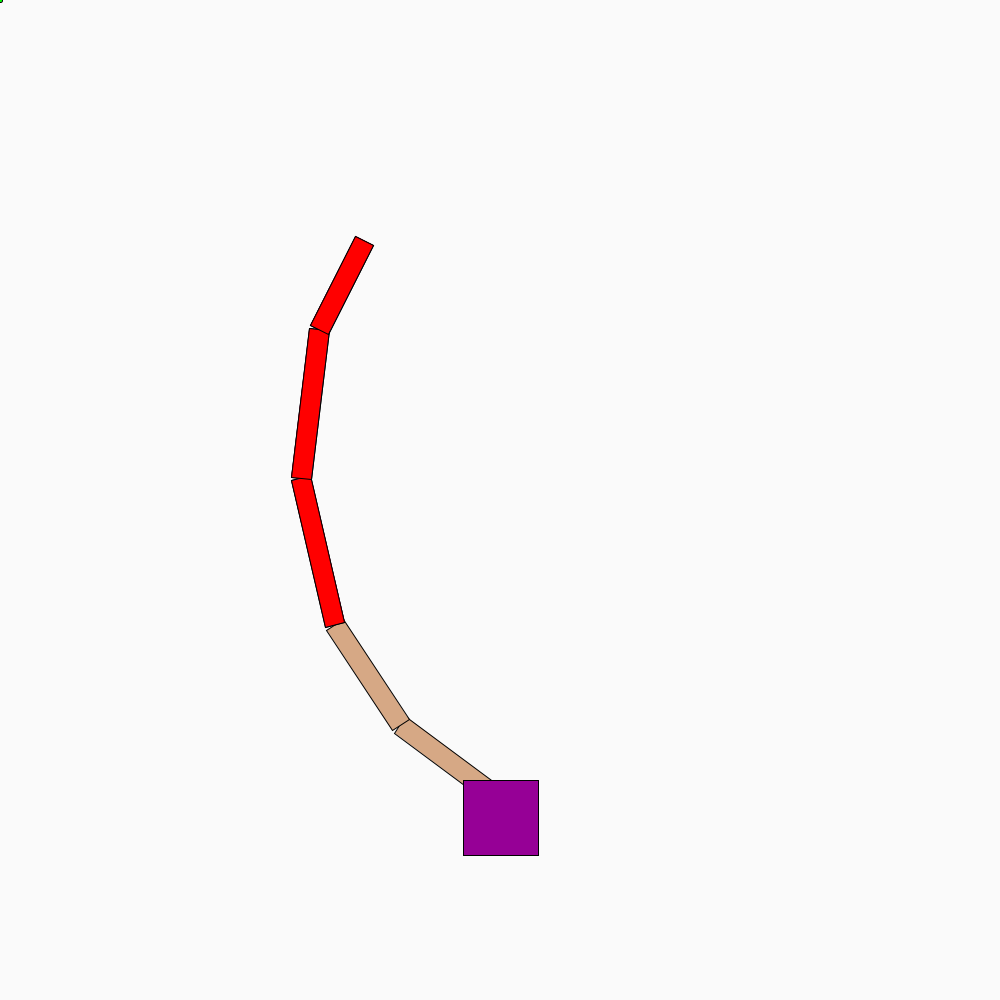
Frame 1 (no input)
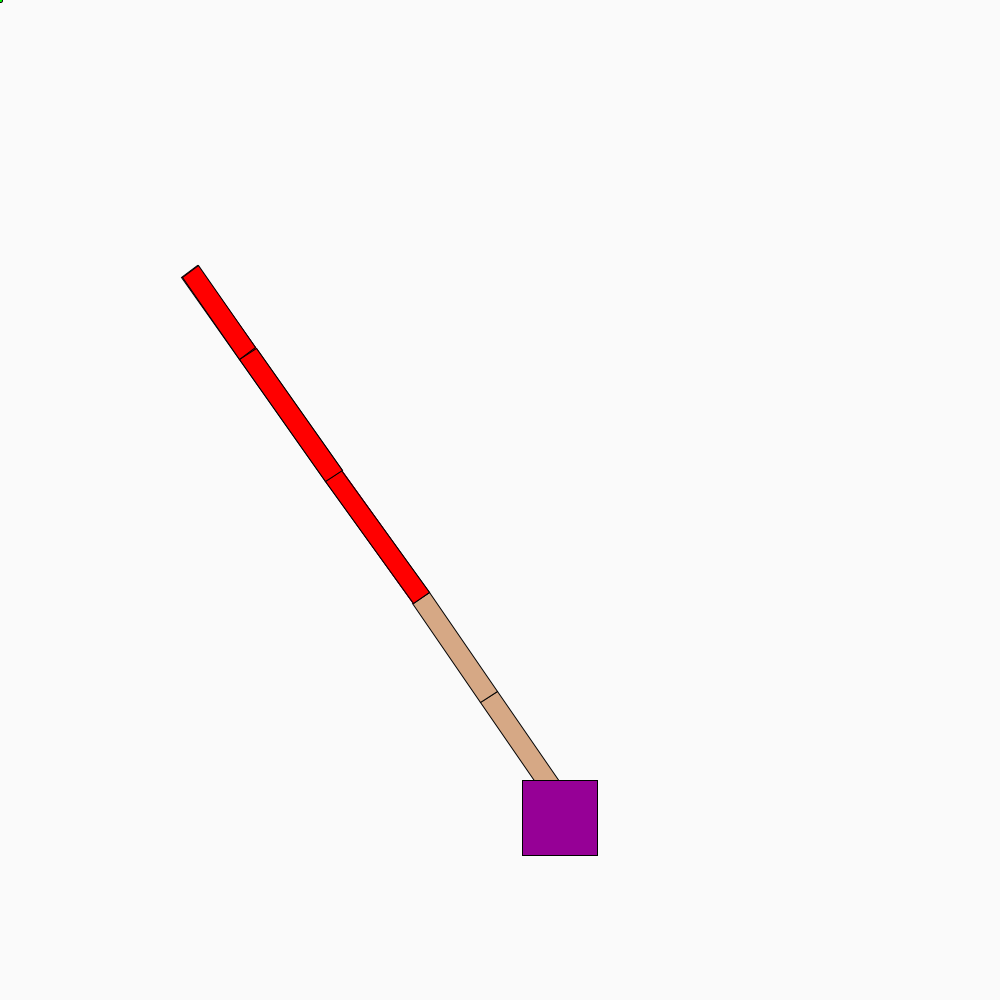
Frame 60 (the mouse pressed at the canvas centre just before this capture)
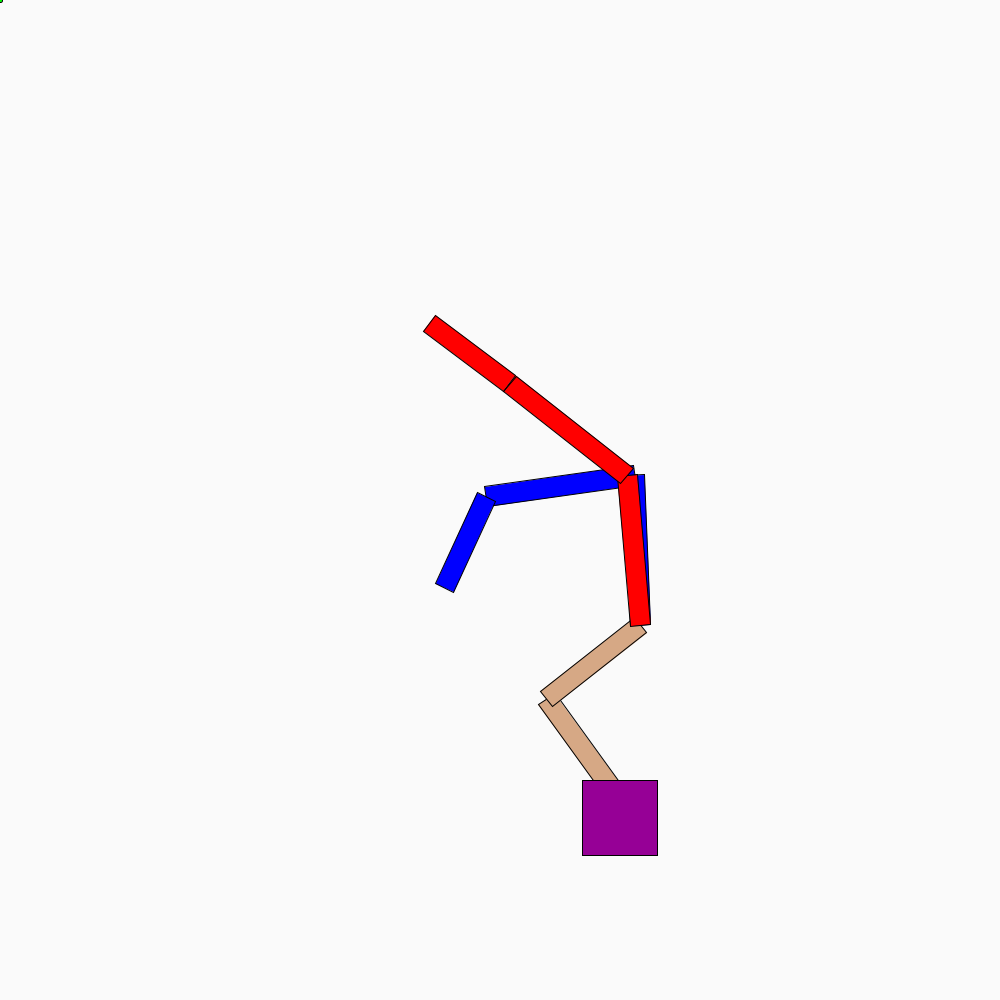
Frame 120 (the mouse held since frame 60 and released just before this capture)

The Processing sketch that drew these frames (run headless with seeded random() and noise(); from frame 60 on, the mouse is pressed at the canvas centre):

// Processing sketch: csci5611Project3MultiLink
// ── csci5611Project3MultiLink.pde
void setup(){
  size(1000,1000);
  surface.setTitle("Inverse Kinematics [CSCI 5611 Example]");
}

//Root
Vec2 root = new Vec2(500,800);


//******************************************

//SHARED BODY

//Lower Body
float b0 = 125; 
float a0 = 0.3; //Shoulder joint


//Upper Body
float b1 = 120;
float a1 = 0.3; //connecting joint

//******************************************

//LEFT LINKS

//left first link
float l1 = 150;
float leftAngle1 = 0.3; //left upper arm

//left second link
float l2 = 150;
float leftAngle2 = 0.3; //left lower arm


//left third link
float l3 = 100;
float leftAngle3 = 0.3; //left wrist

//******************************************

//RIGHT LINKS


//right first link
float r1 = 150;
float rightAngle1 = 0.3; //right upper arm


//right second link
float r2 = 150;
float rightAngle2 = 0.3; //right lower arm

//right third link
float r3 = 100;
float rightAngle3 = 0.3; //right wrist

Vec2 target = new Vec2(0,0);
float targetSpeed = 5;



Vec2 start_b1, start_b2, start_l1, start_l2, start_l3, start_r1, endPoint, endPoint2, start_r2, start_r3;

int dir = 1;
void solve(){
  
  if(root.x > 900){
    dir = -1;
  }
  else if(root.x < 100){
    dir = 1;
  }
    root.x += dir;
  
  Vec2 mover = new Vec2(0,0);
  if(leftPressed){mover = new Vec2(-targetSpeed, 0);}
  if(rightPressed){mover = new Vec2(targetSpeed, 0);}
  if(downPressed){mover = new Vec2(0, targetSpeed);}
  if(upPressed){mover = new Vec2(0, -targetSpeed);}
  
  target.add(mover);
  
  
  
  Vec2 goal = new Vec2(mouseX, mouseY);
  Vec2 goal2 = target;
  
  Vec2 startToGoal, startToEndEffector;
  float dotProd, angleDiff;
  
 
  
  fk(); //Update link positions with fk (e.g. end effector changed)
  
  
  //************************************************************
  
  //RIGHT ARM
  
  //THIRD RIGHT LINK
  startToGoal = goal2.minus(start_r3);
  startToEndEffector = endPoint2.minus(start_r3);
  dotProd = dot(startToGoal.normalized(),startToEndEffector.normalized());
  dotProd = clamp(dotProd,-1,1);
  angleDiff = acos(dotProd);
  
  if(angleDiff > 0.05){angleDiff = 0.05;}
  if(angleDiff < -0.05){angleDiff = -0.05;}
  
  if (cross(startToGoal,startToEndEffector) < 0)
    rightAngle3 += angleDiff;
  else
    rightAngle3 -= angleDiff;
  /*TODO: Wrist joint limits here*/
  if(rightAngle3 > 1){rightAngle3 = 1;}
  if(rightAngle3 < -1){rightAngle3 = -1;}
  fk();
  
  //SECOND RIGHT LINK
  startToGoal = goal2.minus(start_r2);
  startToEndEffector = endPoint2.minus(start_r2);
  dotProd = dot(startToGoal.normalized(),startToEndEffector.normalized());
  dotProd = clamp(dotProd,-1,1);
  angleDiff = acos(dotProd);
  
  if(angleDiff > 0.05){angleDiff = 0.05;}
  if(angleDiff < -0.05){angleDiff = -0.05;}
  
  if (cross(startToGoal,startToEndEffector) < 0)
    rightAngle2 += angleDiff;
  else
    rightAngle2 -= angleDiff;
  /*TODO: Wrist joint limits here*/
  if(rightAngle2 > 1){rightAngle2 = 1;}
  if(rightAngle2 < -1){rightAngle2 = -1;}
  fk();
  
  
  //FIRST RIGHT LINK
  startToGoal = goal2.minus(start_b2);
  startToEndEffector = endPoint2.minus(start_b2);
  dotProd = dot(startToGoal.normalized(),startToEndEffector.normalized());
  dotProd = clamp(dotProd,-1,1);
  angleDiff = acos(dotProd);
  
  if(angleDiff > 0.05){angleDiff = 0.05;}
  if(angleDiff < -0.05){angleDiff = -0.05;}
  
  if (cross(startToGoal,startToEndEffector) < 0)
    rightAngle1 += angleDiff;
  else
    rightAngle1 -= angleDiff;
  /*TODO: Wrist joint limits here*/
  if(rightAngle1 > 1){rightAngle1 = 1;}
  if(rightAngle1 < -1){rightAngle1 = -1;}
  fk();
  
  //************************************************************
  
  ////LEFT ARM
  
  //THIRD LEFT LINK
  startToGoal = goal.minus(start_l3);
  startToEndEffector = endPoint.minus(start_l3);
  dotProd = dot(startToGoal.normalized(),startToEndEffector.normalized());
  dotProd = clamp(dotProd,-1,1);
  angleDiff = acos(dotProd);
  
  if(angleDiff > 0.05){angleDiff = 0.05;}
  if(angleDiff < -0.05){angleDiff = -0.05;}
  
  
  if (cross(startToGoal,startToEndEffector) < 0)
    leftAngle3 += angleDiff;
  else
    leftAngle3 -= angleDiff;
  /*TODO: Wrist joint limits here*/
  if(leftAngle3 > 1){leftAngle3 = 1;}
  if(leftAngle3 < -1){leftAngle3 = -1;}
  
  fk();
  
  
  //SECOND LEFT LINK
  startToGoal = goal.minus(start_l2);
  startToEndEffector = endPoint.minus(start_l2);
  dotProd = dot(startToGoal.normalized(),startToEndEffector.normalized());
  dotProd = clamp(dotProd,-1,1);
  angleDiff = acos(dotProd);
  
  if(angleDiff > 0.05){angleDiff = 0.05;}
  if(angleDiff < -0.05){angleDiff = -0.05;}
  
  if (cross(startToGoal,startToEndEffector) < 0)
    leftAngle2 += angleDiff;
  else
    leftAngle2 -= angleDiff;
  /*TODO: Wrist joint limits here*/
  if(leftAngle2 > 1){leftAngle2 = 1;}
  if(leftAngle2 < -1){leftAngle1 = -1;}
  
  fk();
  
  //FIRST LEFT LINK
  startToGoal = goal.minus(start_b2);
  startToEndEffector = endPoint.minus(start_b2);
  dotProd = dot(startToGoal.normalized(),startToEndEffector.normalized());
  dotProd = clamp(dotProd,-1,1);
  angleDiff = acos(dotProd);
  
  if(angleDiff > 0.05){angleDiff = 0.05;}
  if(angleDiff < -0.05){angleDiff = -0.05;}
  
  if (cross(startToGoal,startToEndEffector) < 0)
    leftAngle1 += angleDiff;
  else
    leftAngle1 -= angleDiff;
  /*TODO: Wrist joint limits here*/
  if(leftAngle1 > 1){leftAngle1 = 1;}
  if(leftAngle1 < -1){leftAngle1 = -1;}
  
  fk();
  
  
  //************************************************************
  //MAIN BODY
  
  
  //Middle Connector
  if(start_b1.distanceTo(goal) < start_b1.distanceTo(goal2)){
    startToGoal = goal.minus(start_b1);
    startToEndEffector = endPoint.minus(start_b1);
  }
  else{
    startToGoal = goal2.minus(start_b1);
    startToEndEffector = endPoint2.minus(start_b1);
  }
  
  
  
  dotProd = dot(startToGoal.normalized(),startToEndEffector.normalized());
  dotProd = clamp(dotProd,-1,1);
  angleDiff = acos(dotProd);
  
  if(angleDiff > 0.05){angleDiff = 0.05;}
  if(angleDiff < -0.05){angleDiff = -0.05;}
  
  if (cross(startToGoal,startToEndEffector) < 0)
    a1 += angleDiff;
  else
    a1 -= angleDiff;
  fk(); //Update link positions with fk (e.g. end effector changed)
  
  
  
  //root to middle connector
  startToGoal = goal.minus(root);
  if (startToGoal.length() < .0001) return;
  startToEndEffector = endPoint2.minus(root);
  dotProd = dot(startToGoal.normalized(),startToEndEffector.normalized());
  dotProd = clamp(dotProd,-1,1);
  angleDiff = acos(dotProd);
  if (cross(startToGoal,startToEndEffector) < 0)
    a0 += angleDiff;
  else
    a0 -= angleDiff;
    
  if(a0 > -0.7){a0 = -0.7;}
  if(a0 < -2.5){a0 = -2.5;}
  
  
  fk(); //Update link positions with fk (e.g. end effector changed)
 
  println("Angle 0:",a0,"Angle 1:",a1,"Angle 2:",leftAngle1, "Angle 3:", rightAngle1, "Angle 4:", rightAngle2);
}











void fk(){
  
  
  start_b1 = new Vec2(cos(a0)*b0,sin(a0)*b0).plus(root);
  start_b2 = new Vec2(cos(a0+a1)*b1,sin(a0+a1)*b1).plus(start_b1);

  //start_l1 = new Vec2(cos(a0+a1)*b1,sin(a0+a1)*b1).plus(start_b1);
  start_l2 = new Vec2(cos(a0+a1+leftAngle1)*l1,sin(a0+a1+leftAngle1)*l1).plus(start_b2);
  start_l3 = new Vec2(cos(a0+a1+leftAngle1+leftAngle2)*l2,sin(a0+a1+leftAngle1+leftAngle2)*l2).plus(start_l2);
  
  
  //start_r1 = new Vec2(cos(a0+a1)*b1,sin(a0+a1)*b1).plus(start_b1);
  
  start_r2 = new Vec2(cos(a0+a1+rightAngle1)*r1,sin(a0+a1+rightAngle1)*r1).plus(start_b2);
  
  start_r3 = new Vec2(cos(a0+a1+rightAngle1+rightAngle2)*r2,sin(a0+a1+rightAngle1+rightAngle2)*r2).plus(start_r2);
  
  endPoint = new Vec2(cos(a0+a1+leftAngle1+leftAngle2+leftAngle3)*l3,sin(a0+a1+leftAngle1+leftAngle2)*l3).plus(start_l3);
  
  endPoint2 = new Vec2(cos(a0+a1+rightAngle1+rightAngle2+rightAngle3)*r3,sin(a0+a1+rightAngle1+rightAngle2+rightAngle3)*r3).plus(start_r3);
  
}


boolean leftPressed, rightPressed, upPressed, downPressed, shiftPressed, paused;
void keyPressed(){
  if (keyCode == LEFT) leftPressed = true;
  if (keyCode == RIGHT) rightPressed = true;
  if (keyCode == UP) upPressed = true; 
  if (keyCode == DOWN) downPressed = true;
  if (keyCode == SHIFT) shiftPressed = true;
  if (key == ' ') paused = !paused;
}

void keyReleased(){
  if (key == 'r'){
    println("Reseting the System");
  }
  if (keyCode == LEFT) leftPressed = false;
  if (keyCode == RIGHT) rightPressed = false;
  if (keyCode == UP) upPressed = false; 
  if (keyCode == DOWN) downPressed = false;
  if (keyCode == SHIFT) shiftPressed = false;
}











float armW = 20;
void draw(){
  fk();
  solve();
  
  background(250,250,250);
  
  


  fill(214,168,133);
  pushMatrix();
  translate(root.x,root.y);
  rotate(a0);
  rect(0, -armW/2, b0, armW);
  popMatrix();
  
  fill(150, 0, 150);
  pushMatrix();
  translate(root.x, root.y);
  rect(-37.5, -20, 75, 75);
  popMatrix();
  
  fill(214,168,133);
  
  
  pushMatrix();
  translate(start_b1.x,start_b1.y);
  rotate(a0+a1);
  rect(0, -armW/2, b1, armW);
  popMatrix();
  
  
  fill(0,0,255);
  
  pushMatrix();
  translate(start_b2.x,start_b2.y);
  rotate(a0+a1+leftAngle1);
  rect(0, -armW/2, l1, armW);
  popMatrix();
  
  pushMatrix();
  translate(start_l2.x,start_l2.y);
  rotate(a0+a1+leftAngle1+leftAngle2);
  rect(0, -armW/2, l2, armW);
  popMatrix();
  
  
  pushMatrix();
  translate(start_l3.x,start_l3.y);
  rotate(a0+a1+leftAngle1+leftAngle2+leftAngle3);
  rect(0, -armW/2, l3, armW);
  popMatrix();
  
  
  fill(255,0,0);
  
  pushMatrix();
  translate(start_b2.x,start_b2.y);
  rotate(a0+a1+rightAngle1);
  rect(0, -armW/2, r1, armW);
  popMatrix();
  
  
  
  pushMatrix();
  translate(start_r2.x,start_r2.y);
  rotate(a0+a1+rightAngle1+rightAngle2);
  rect(0, -armW/2, r2, armW);
  popMatrix();
  
  pushMatrix();
  translate(start_r3.x,start_r3.y);
  rotate(a0+a1+rightAngle1+rightAngle2+rightAngle3);
  rect(0, -armW/2, r3, armW);
  popMatrix();
  
  fill(0,255,0);
  circle(target.x, target.y, 5);
  
  
}





public class Vec2 {
  public float x, y;
  
  public Vec2(float x, float y){
    this.x = x;
    this.y = y;
  }
  
  public String toString(){
    return "(" + x+ "," + y +")";
  }
  
  public float length(){
    return sqrt(x*x+y*y);
  }
  
  public Vec2 plus(Vec2 rhs){
    return new Vec2(x+rhs.x, y+rhs.y);
  }
  
  public void add(Vec2 rhs){
    x += rhs.x;
    y += rhs.y;
  }
  
  public Vec2 minus(Vec2 rhs){
    return new Vec2(x-rhs.x, y-rhs.y);
  }
  
  public void subtract(Vec2 rhs){
    x -= rhs.x;
    y -= rhs.y;
  }
  
  public Vec2 times(float rhs){
    return new Vec2(x*rhs, y*rhs);
  }
  
  public void mul(float rhs){
    x *= rhs;
    y *= rhs;
  }
  
  public void clampToLength(float maxL){
    float magnitude = sqrt(x*x + y*y);
    if (magnitude > maxL){
      x *= maxL/magnitude;
      y *= maxL/magnitude;
    }
  }
  
  public void setToLength(float newL){
    float magnitude = sqrt(x*x + y*y);
    x *= newL/magnitude;
    y *= newL/magnitude;
  }
  
  public void normalize(){
    float magnitude = sqrt(x*x + y*y);
    x /= magnitude;
    y /= magnitude;
  }
  
  public Vec2 normalized(){
    float magnitude = sqrt(x*x + y*y);
    return new Vec2(x/magnitude, y/magnitude);
  }
  
  public float distanceTo(Vec2 rhs){
    float dx = rhs.x - x;
    float dy = rhs.y - y;
    return sqrt(dx*dx + dy*dy);
  }
}

Vec2 interpolate(Vec2 a, Vec2 b, float t){
  return a.plus((b.minus(a)).times(t));
}

float interpolate(float a, float b, float t){
  return a + ((b-a)*t);
}

float dot(Vec2 a, Vec2 b){
  return a.x*b.x + a.y*b.y;
}

float cross(Vec2 a, Vec2 b){
  return a.x*b.y - a.y*b.x;
}


Vec2 projAB(Vec2 a, Vec2 b){
  return b.times(a.x*b.x + a.y*b.y);
}

float clamp(float f, float min, float max){
  if (f < min) return min;
  if (f > max) return max;
  return f;
}
